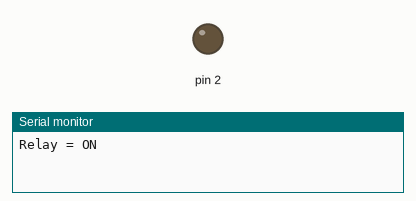
Recording of a sketch running on a simulated Arduino Uno, built with avr-gcc and run on an emulated ATmega328P. Shown: output pins drawn as LEDs (lit = HIGH), the last lines printed to the serial monitor.

Above: at 1.5 s.
At 4.5 s:
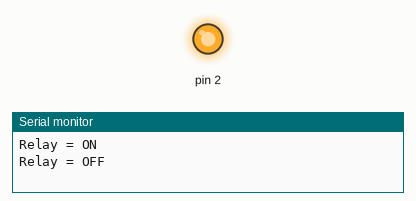
Timing chart, 0 to 7.8 s (numbered marks = the images above):
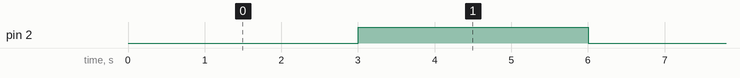

The sketch:

Relay_Check.ino
```cpp
void setup() {
  Serial.begin(9600);
  pinMode(2,OUTPUT);

}

void loop() {

 digitalWrite(2, LOW);
 Serial.println("Relay = ON");
 delay(3000);
 digitalWrite(2, HIGH);
 Serial.println("Relay = OFF");
 delay(3000);

}
```

Measured:
- by itself, pin 2: alternates HIGH for 3.0 s and LOW for 3.0 s
